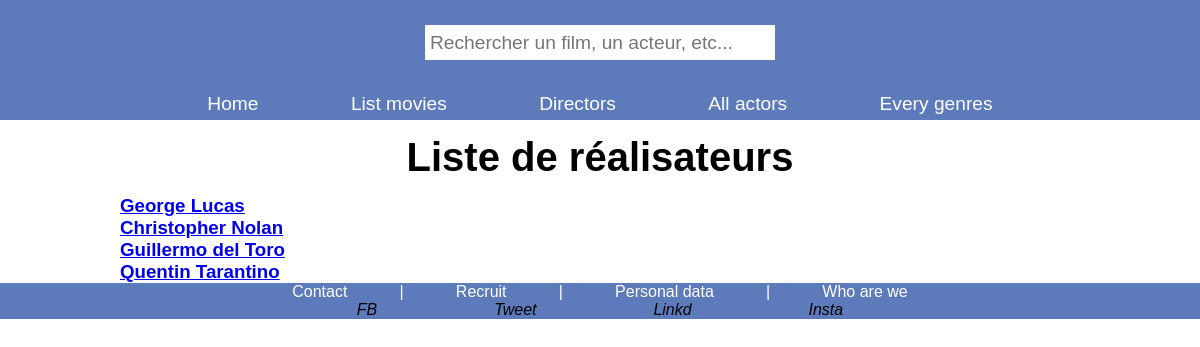
Page /index.php?action=listDirectors on the earlier database version.
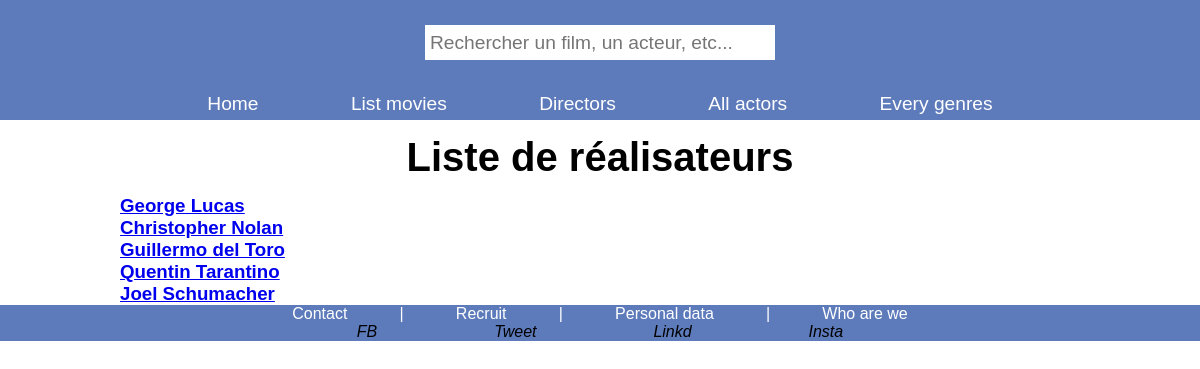
Same page on the later database version.
### tables this page shows
CREATE TABLE IF NOT EXISTS `realisateur` (
  `id_realisateur` int NOT NULL AUTO_INCREMENT,
  `nom` varchar(255) NOT NULL,
  `prenom` varchar(255) NOT NULL,
  `sexe` varchar(255) NOT NULL,
  `dateDeNaissance` date NOT NULL,
  PRIMARY KEY (`id_realisateur`) USING BTREE
);

### controller/DirectorController.php (called while the page is built, shortened)
<?php
require_once "./bdd/DAO.php";
class DirectorController {
    public function findAll() {
        $dao = new DAO();
        $sql =
        "SELECT  r.id_realisateur, CONCAT(r.prenom ,' ', r.nom) AS full_name
        FROM realisateur r"
        ;
        $realisateurs = $dao->executerRequete($sql);
        require "./view/director/listDirectors.php";
    }
}
?>

### bdd/DAO.php (called while the page is built, shortened)
<?php
class DAO{
    private $bdd;
    public function __construct(){
        $this->bdd = new \PDO('mysql:host=localhost;dbname=cinema;charset=utf8', 'root', '');
    }
    public function executerRequete($sql, $params = NULL){
        if ($params == NULL){
            $resultat = $this->bdd->query($sql);
        }else{
            $resultat = $this->bdd->prepare($sql);
            $resultat->execute($params);
        }
        return $resultat;
    }
}

### view/director/listDirectors.php (the view, shortened to what this page needs)
<h2 class="titrePage">Liste de réalisateurs</h2>
<?php
while ($realisateur = $realisateurs->fetch()) {
    $realisateurId = $realisateur["id_realisateur"];
    echo "<h3><a href='index.php?action=detailsDirector&id=$realisateurId'>".$realisateur["full_name"]."</a></h3>";
?>
<?php
}
?>
<?php
require "./view/layout.php";
?>

Differences in the rows shown:
added realisateur: full_name "Joel Schumacher"
